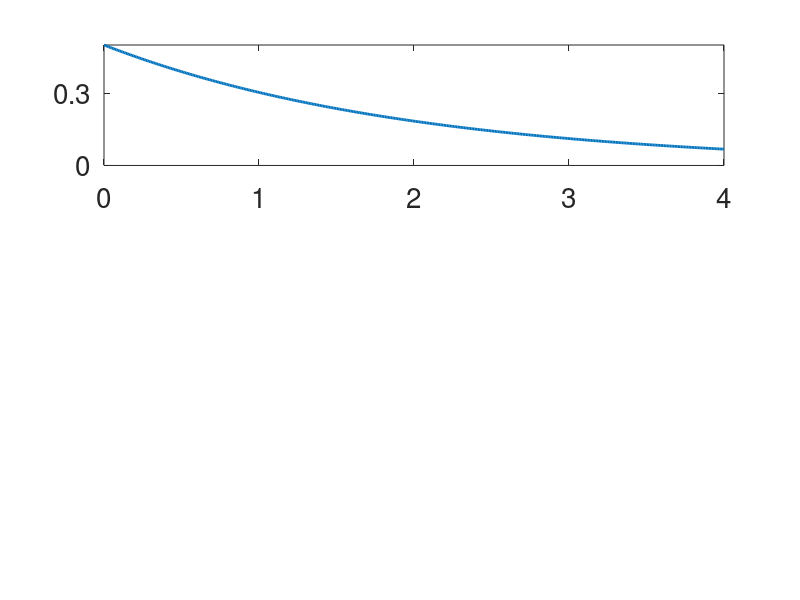

Recreate this plot in MATLAB. (Note: this script raises an error after producing the figure.)
clear all;
clc;

mean_tau = 2;
x = 0:0.01:2*mean_tau;

i=0;
NE = [1,10,100];


hf = figure;

for shape = NE
rate = shape/mean_tau;
pdf = ((rate^shape) * (x.^(shape -1)) .* exp(-rate*x)/gamma(shape));
i=i+1;
ha(i) = subplot(length(NE),1,i)
plot(x,pdf,'LineStyle','-','LineWidth',2);hold on;yticks([]);
set(gca,'FontSize',20)
yticks([0 0.3 0.6 0.9 1.2 1.5 1.8 2.1]);
line([mean_tau, mean_tau], [0, max(pdf)], 'Color', [0.1,0.1,0.1],'LineStyle','--',LineWidth=2);




CV = 1/sqrt(shape);
str = strcat('cv = ',num2str(CV),' N_E =', num2str(shape));

%annotation('textbox',dim,'String',str,'FitBoxToText','on');

%ha(i).Position = ha(i).Position + [0 0 0 0.5]; 

end




pos = get(ha, 'position');
dim = cellfun(@(x) x.*[1 1 0.5 0.5], pos, 'uni',0);

% 2 points after decimal


for i = 1: length(NE)

CV = 1/sqrt(NE(i));
annotation(hf, 'textbox', dim{i}, 'String',  strcat('CV = ','  ',num2str(CV,2), '; ',' N_E =   ',num2str(NE(i)) )  ,'Position', ha(i).Position + [0.45 0 0 0],'EdgeColor','none', 'FontSize',20,'verticalalignment', 'top','FitBoxToText','on') ;

end


han=axes(hf,'visible','off'); 
%han.Title.Visible='on';
han.XLabel.Visible='on';
han.YLabel.Visible='on';
ylabel(han,'PDF of \tau ');
xlabel(han,'\tau (hours)');
set(gca,'FontSize',20)



% saving figure

set(gcf, 'PaperUnits', 'centimeters');
set(gcf, 'PaperPosition', [0 0 33 28]); %x_width=10cm y_width=15cm
saveas(gcf,'cv-ne.png')